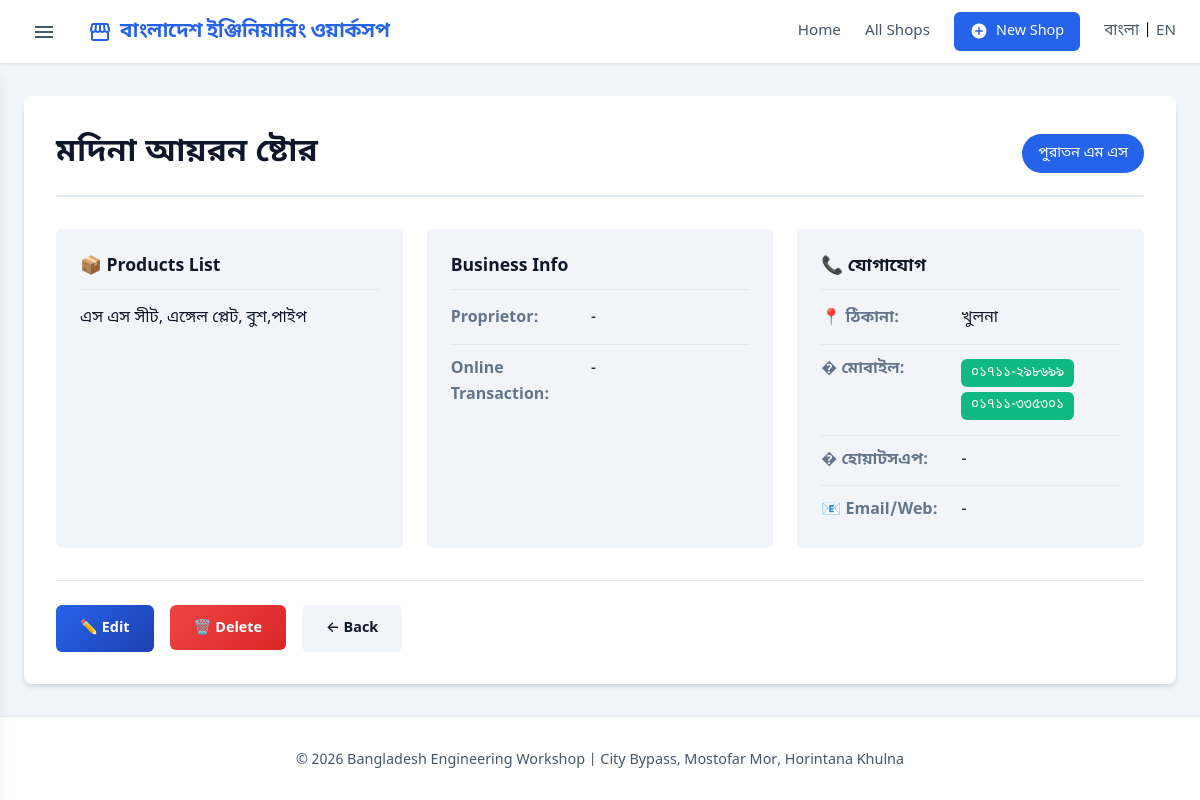
Page /shop/5 on the committed database.
### database.py (models this page shows)
class Shop(db.Model):
    __tablename__ = 'shops'
    id = db.Column(db.Integer, primary_key=True)
    category_id = db.Column(db.Integer, db.ForeignKey('categories.id'))
    serial_no = db.Column(db.String(5000))
    name = db.Column(db.String(20000))
    proprietor = db.Column(db.String(10000))
    address = db.Column(db.Text)
    mobile = db.Column(db.String(10000))
    transaction_status = db.Column(db.String(10000))
    whatsapp = db.Column(db.String(5000))
    email_web = db.Column(db.String(10000))
    products = db.Column(db.Text)
    created_at = db.Column(db.DateTime, default=datetime.datetime.now)
    updated_at = db.Column(db.DateTime, default=datetime.datetime.now, onupdate=datetime.datetime.now)
    def to_dict(self):
        return {
            'id': self.id,
            'category_id': self.category_id,
            'category_name': self.category.name if self.category else '',
            'category_name_english': self.category.name_english if self.category else '',
            'serial_no': self.serial_no,
            'name': self.name,
            'proprietor': self.proprietor,
            'address': self.address,
            'mobile': self.mobile,
            'transaction_status': self.transaction_status,
            'whatsapp': self.whatsapp,
            'email_web': self.email_web,
            'products': self.products,
            'created_at': self.created_at.isoformat() if self.created_at else None,
            'updated_at': self.updated_at.isoformat() if self.updated_at else None
        }

class Category(db.Model):
    __tablename__ = 'categories'
    id = db.Column(db.Integer, primary_key=True)
    name = db.Column(db.String(10000), nullable=False)
    name_english = db.Column(db.String(10000))
    shops = db.relationship('Shop', backref='category', lazy=True)
    def to_dict(self):
        return {
            'id': self.id,
            'name': self.name,
            'name_english': self.name_english
        }

### app.py (the view)
@app.route('/shop/<int:shop_id>')
def shop_detail(shop_id):
    shop = db.get_shop_by_id(shop_id)
    if not shop:
        flash('দোকান খুঁজে পাওয়া যায়নি!', 'error')
        return redirect(url_for('index'))
    return render_template('shop_detail.html', shop=shop)

### app.py (called while the page is built, shortened)
def get_locale():
    if 'lang' in session:
        return session['lang']
    return request.accept_languages.best_match(['bn', 'en'])

@app.context_processor
def inject_categories():
    return dict(categories=db.get_all_categories())

@app.template_filter('parse_contact_info')
def parse_contact_info(value):
    if not value:
        return {'type': 'text', 'value': '-'}

### database.py (called while the page is built)
    def get_all_categories(self):
        cats = Category.query.order_by(Category.id).all()
        return [c.to_dict() for c in cats]

    def get_shop_by_id(self, shop_id):
        shop = Shop.query.get(shop_id)
        return shop.to_dict() if shop else None

### templates/shop_detail.html (shortened to what this page needs)
{% extends 'base.html' %}
{% block content %}
<section class="shop-detail">
    <div class="shop-detail-header">
        <h1>{{ shop.name }}</h1>
        {% if shop.category_name %}
        <a href="{{ url_for('category_shops', category_id=shop.category_id) }}" class="category-badge large">
            {{ shop.category_name }}
        </a>
        {% endif %}
    </div>
    <div class="shop-detail-body">
        <div class="detail-grid">
            <div class="detail-card">
                <h3>📦 {{ _('Products List') }}</h3>
                <div class="products-content">
                    {{ shop.products or _('No products list available') }}
                </div>
            </div>
            <div class="detail-card">
                <h3> {{ _('Business Info') }}</h3>
                <div class="detail-row">
                    <div class="detail-label">{{ _('Proprietor') }}:</div>
                    <div class="detail-value">{{ shop.proprietor or '-' }}</div>
                </div>
                <div class="detail-row">
                    <div class="detail-label">{{ _('Online Transaction') }}:</div>
                    <div class="detail-value">{{ shop.transaction_status or '-' }}</div>
                </div>
            </div>
            <div class="detail-card">
                <h3>📞 যোগাযোগ</h3>
                <div class="detail-row">
                    <div class="detail-label">📍 ঠিকানা:</div>
                    <div class="detail-value">{{ shop.address or '-' }}</div>
                </div>
                <div class="detail-row">
                    <div class="detail-label">� মোবাইল:</div>
                    <div class="detail-value">
                        {% if shop.mobile %}
                        {% for num in shop.mobile.split() %}
                        <a href="tel:{{ num }}" class="phone-link">{{ num }}</a>
                        {% endfor %}
                        {% else %}
                        -
                        {% endif %}
                    </div>
                </div>
                <div class="detail-row">
                    <div class="detail-label">� হোয়াটসএপ:</div>
                    <div class="detail-value">
                        {% if shop.whatsapp %}
                        <a href="https://wa.me/{{ shop.whatsapp.replace('-', '').replace(' ', '') }}" target="_blank"
                            class="whatsapp-link">
                            {{ shop.whatsapp }}
                        </a>
                        {% else %}
                        -
                        {% endif %}
                    </div>
                </div>
                <div class="detail-row">
                    <div class="detail-label">📧 {{ _('Email/Web') }}:</div>
                    <div class="detail-value">
                        {% set contact = shop.email_web | parse_contact_info %}
                        {% if contact.type == 'email' %}
                        <a href="mailto:{{ contact.value }}" class="email-link">{{ contact.value }}</a>
                        {% elif contact.type == 'web' %}
                        <a href="{{ contact.value if 'http' in contact.value else 'http://' + contact.value }}"
                            target="_blank" class="web-link">{{ contact.value }}</a>
                        {% else %}
                        {{ contact.value }}
                        {% endif %}
                    </div>
                </div>
            </div>
        </div>
    </div>
    <div class="shop-detail-actions">
        <a href="{{ url_for('edit_shop', shop_id=shop.id) }}" class="btn btn-primary">✏️ {{ _('Edit') }}</a>
        <form action="{{ url_for('delete_shop', shop_id=shop.id) }}" method="POST" class="delete-form"
            onsubmit="return confirm('{{ _('Are you sure you want to delete this shop?') }}');">
            <button type="submit" class="btn btn-danger">🗑️ {{ _('Delete') }}</button>
        </form>
        <a href="{{ url_for('index') }}" class="btn btn-secondary">← {{ _('Back') }}</a>
    </div>
</section>
{% endblock %}

### static/style.css (style rules this page uses)
:root { --primary: #2563eb; --primary-dark: #1e40af; --secondary: #64748b; --success: #10b981; --danger: #ef4444; --surface: #ffffff; --background: #f1f5f9; --text-main: #0f172a; --text-muted: #475569; --border: #e2e8f0; --dark: var(--text-main); --light: var(--background); --text-color: var(--text-main); --shadow-sm: 0 1px 2px 0 rgba(0, 0, 0, 0.05); --shadow: 0 4px 6px -1px rgba(0, 0, 0, 0.1), 0 2px 4px -1px rgba(0, 0, 0, 0.06); --shadow-lg: 0 10px 15px -3px rgba(0, 0, 0, 0.1); --radius: 8px; --radius-sm: 6px; --font-main: 'Noto Sans Bengali', system-ui, -apple-system, sans-serif; --transition: all 0.2s cubic-bezier(0.4, 0, 0.2, 1); }
* { margin: 0; padding: 0; box-sizing: border-box; }
body { font-family: var(--font-main); background-color: var(--background); color: var(--text-main); line-height: 1.6; min-height: 100vh; display: flex; flex-direction: column; }
.btn { display: inline-block; padding: 0.75rem 1.5rem; border-radius: var(--radius-sm); text-decoration: none; font-weight: 600; font-size: 0.9rem; transition: var(--transition); border: none; cursor: pointer; font-family: inherit; background: var(--primary); color: white; }
.btn-primary { background: linear-gradient(135deg, var(--primary), var(--primary-dark)); }
.btn-secondary { background: var(--light); color: var(--dark); }
.btn-danger { background: linear-gradient(135deg, var(--danger), #dc2626); }
.category-badge { background: var(--primary); color: white; padding: 0.25rem 0.75rem; border-radius: 50px; font-size: 0.75rem; text-decoration: none; white-space: nowrap; }
.category-badge.large { padding: 0.5rem 1rem; font-size: 0.9rem; }
.shop-detail { background: white; border-radius: var(--radius); padding: 2rem; margin: 2rem 0; box-shadow: var(--shadow); }
.shop-detail-header { display: flex; justify-content: space-between; align-items: center; flex-wrap: wrap; gap: 1rem; margin-bottom: 2rem; padding-bottom: 1rem; border-bottom: 2px solid var(--border); }
.shop-detail-header h1 { font-size: 2rem; color: var(--dark); }
.detail-grid { display: grid; grid-template-columns: repeat(auto-fit, minmax(300px, 1fr)); gap: 1.5rem; }
.detail-card { background: var(--light); border-radius: var(--radius-sm); padding: 1.5rem; }
.detail-card h3 { font-size: 1.1rem; color: var(--dark); margin-bottom: 1rem; padding-bottom: 0.5rem; border-bottom: 1px solid var(--border); }
.detail-row { display: flex; margin-bottom: 0.75rem; border-bottom: 1px solid var(--border); padding-bottom: 0.75rem; }
.detail-row:last-child { border-bottom: none; margin-bottom: 0; padding-bottom: 0; }
.detail-label { width: 140px; font-weight: 600; color: var(--secondary); flex-shrink: 0; }
.detail-value { flex: 1; color: var(--dark); font-weight: 500; }
.phone-link, .email-link, .web-link { display: inline-block; background: var(--success); color: white; padding: 0.2rem 0.6rem; border-radius: var(--radius-sm); text-decoration: none; margin: 0.15rem 0; font-size: 0.85rem; direction: ltr; }
.shop-detail-actions { display: flex; gap: 1rem; margin-top: 2rem; padding-top: 1.5rem; border-top: 1px solid var(--border); flex-wrap: wrap; }
.delete-form { display: inline; }

### rows in the picture
Shop: name "মদিনা আয়রন ষ্টোর", products "এস এস সীট, এঙ্গেল প্লেট, বুশ,পাইপ", address "খুলনা"
Category: category_name "পুরাতন এম এস"

### other values in the picture
{{ shop.proprietor or '-' }} "-"
{{ shop.transaction_status or '-' }} "-"
{{ num }} "০১৭১১-২৯৮৬৯৯" "০১৭১১-৩৩৫৩০১"
{{ contact.value }} "-"
